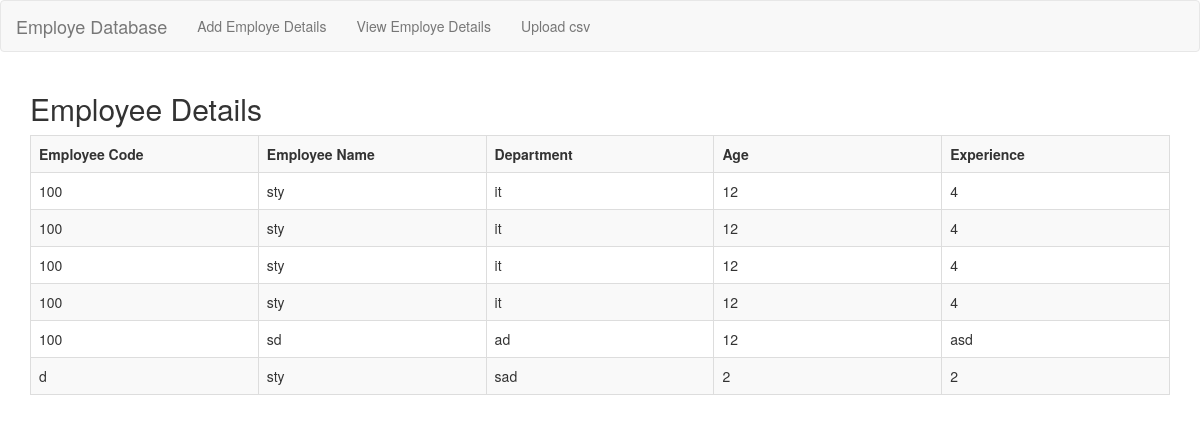
The page /view_empoyeeinfo.php on the database its author committed.
### tables this page shows
CREATE TABLE `employee_info` (
  `empid` int(11) NOT NULL AUTO_INCREMENT,
  `empcode` varchar(20) DEFAULT NULL,
  `empname` varchar(50) DEFAULT NULL,
  `department` varbinary(50) DEFAULT NULL,
  `age` int(11) DEFAULT NULL,
  `experience` varchar(30) DEFAULT NULL,
  PRIMARY KEY (`empid`)
);

### config.php (called while the page is built, shortened)
<?php
class Database
	{
		private $servername = "localhost";
		private $username   = "root";
		private $password   = "";
		private $dbname = "testing";
		public $con;
		public $employeTable = "employee_info";
		public function __construct()
		{
			try {
				$this->con = new mysqli($this->servername, $this->username, $this->password, $this->dbname);
			} catch (Exception $e) {
				echo $e->getMessage();
			}
		}
		public function displayRecord()
		{
			$sql = "SELECT * FROM $this->employeTable";
			$query = $this->con->query($sql);
			$data = array();
			if ($query->num_rows > 0) {
				while ($row = $query->fetch_assoc()) {
					$data[] = $row;
				}
				return $data;
			}else{
				return false;
			}
		}
}
?>

### view_empoyeeinfo.php (the view)
<?php
include("header.php");
?>
	<div class="container">
		<h2 class="statichead">Employee Details</h2>
		<div class="row">
			<div class="col-md-12">
				<?php
					include("config.php");
					$dbObj = new Database();
					$employee=$dbObj->displayRecord();
				?>
				<table class="table table-bordered table-hover table-striped">
					<tr>
						<th>Employee Code</th>
						<th>Employee Name</th>
						<th>Department</th>
						<th>Age</th>
						<th>Experience</th>
					</tr>
					<?php
foreach ($employee as  $value) {
					?>
					<tr>
					<td><?php echo $value['empcode']?></td>
					<td><?php echo $value['empname']?></td>
					<td><?php echo $value['department']?></td>
					<td><?php echo $value['age']?></td>
					<td><?php echo $value['experience']?></td>
				</tr>
				<?php
			}?>
				</table>
			</div>
		</div>
	</div>
</body>
</html>

### header.php (shortened to what this page needs)
<!DOCTYPE html>
<html>
   <head>
     <link rel="stylesheet" href="https://maxcdn.bootstrapcdn.com/bootstrap/3.3.7/css/bootstrap.min.css">
     <link rel="stylesheet" type="text/css" href="css/bootstrap.min.css">
   </head>
   <body>
<nav class="navbar navbar-default">
  <div class="container-fluid">
    <div class="navbar-header">
      <a class="navbar-brand" href="#">Employe Database</a>
    </div>
    <ul class="nav navbar-nav">
      <li><a href="employee_details.php">Add Employe Details</a></li>
              <li><a href="view_empoyeeinfo.php">View Employe Details</a></li>
              <li><a href="index.php">Upload csv</a></li>
    </ul>
  </div>
</nav>

### header.php (style rules this page uses)
.table tbody tr th { min-width: 200px; }
.table tbody tr td { min-width: 200px; }
u#mnv,li { list-style: none;float: right; }

### rows shown on the page
employee_info: empcode "100", empname "sty", department "it", age "12", experience "4"
employee_info: empcode "100", empname "sty", department "it", age "12", experience "4"
employee_info: empcode "100", empname "sty", department "it", age "12", experience "4"
employee_info: empcode "100", empname "sty", department "it", age "12", experience "4"
employee_info: empcode "100", empname "sd", department "ad", age "12", experience "asd"
employee_info: empcode "d", empname "sty", department "sad", age "2", experience "2"
